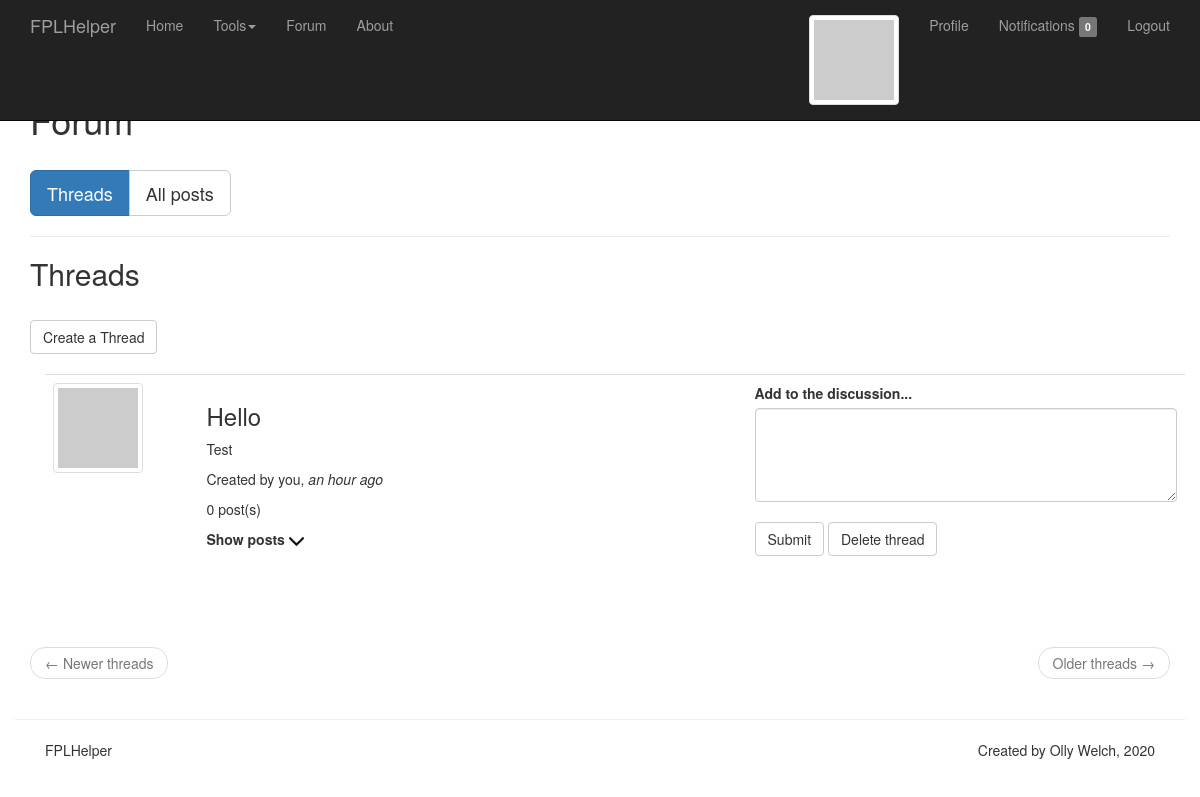
Page /forum/index (signed in) on the committed database.
### app/models.py (models this page shows, shortened)
class Thread(db.Model):
    id = db.Column(db.Integer, primary_key=True)
    name = db.Column(db.String(100))
    body = db.Column(db.String(256))
    timestamp = db.Column(db.DateTime, index=True, default=datetime.utcnow)
    user_id = db.Column(db.Integer, db.ForeignKey('user.id'))
    posts = db.relationship('Post', backref='posts', lazy='dynamic')
    language = db.Column(db.String(5))

### app/blueprints/forum/routes.py (the view, shortened to what this page needs)
@bp.route('/index', methods=['GET', 'POST'])
def index():
    page = request.args.get('page', 1, type=int)
    threads = Thread.query.order_by(Thread.timestamp.desc()).paginate(
        page, current_app.config['THREADS_PER_PAGE_FORUM'], False)
    next_url = url_for('forum.index', page=threads.next_num) \
        if threads.has_next else None
    prev_url = url_for('forum.index', page=threads.prev_num) \
        if threads.has_prev else None
    form = ThreadForm()
    return render_template('forum/index.html', threads=threads.items, next_url=next_url, prev_url=prev_url, form=form,
                           title='Forum')

### app/blueprints/forum/forms.py
class ThreadForm(FlaskForm):
    thread_name = TextAreaField('Thread Title', validators=[DataRequired(), Length(min=1, max=100)])
    thread_body = TextAreaField('Description', validators=[DataRequired(), Length(min=1, max=256)])
    submit = SubmitField('Submit')

### app/models.py (called while the page is built)
@login.user_loader
def load_user(id):
    return User.query.get(int(id))

    def avatar(self, size):
        digest = md5(self.email.lower().encode('utf-8')).hexdigest()
        return 'https://www.gravatar.com/avatar/{}?d=identicon&s={}'.format(
            digest, size)

    def get_new_notifications(self):
        last_read_time = self.last_read_time or datetime(1900, 1, 1)
        return Notification.query.filter_by(user_id=self.id).filter(
            Notification.timestamp > last_read_time).order_by(Notification.timestamp.desc()).all()

### app/templates/forum/index.html (shortened to what this page needs)
{% extends "base.html" %}
{% import 'bootstrap/wtf.html' as wtf %}
{% block app_content %}
<h1>Forum</h1>
<br>
<div class="btn-group" role="group">
    <button id="threads" class="btn btn-lg btn-primary">Threads</button>
    <button id="all_posts" class="btn btn-lg btn-default">All posts</button>
</div>
<hr>
<div id="show_threads">
    <h2>Threads</h2>
    <br>
    <div class="row">
        <div class="col col-md-4" id="createThreadButton">
            {% if current_user.is_anonymous %}
            <p>Want to add to the discussion?</p>
            <a class="btn btn-md btn-default" href="{{ url_for('auth.login') }}" role="button">Login</a>
            <br><br>
            {% else %}
            <button class="btn btn-md btn-default" onclick="show_create_thread_form();">Create a Thread</button>
            {% endif %}
        </div>
    </div>
    <br>
    <div class="container">
        {% for thread in threads %}
        {% include 'forum/_forum_thread.html' %}
        {% endfor %}
    </div>
    <br>
    <nav aria-label="...">
        <ul class="pager">
            <li class="previous{% if not prev_url %} disabled{% endif %}">
                <a href="{{ prev_url or '#' }}">
                    <span aria-hidden="true">&larr;</span> Newer threads
                </a>
            </li>
            <li class="next{% if not next_url %} disabled{% endif %}">
                <a href="{{ next_url or '#' }}">
                    Older threads <span aria-hidden="true">&rarr;</span>
                </a>
            </li>
        </ul>
    </nav>
</div>
{% endblock %}

### app/templates/forum/_forum_thread.html (shortened to what this page needs)
<table class="table table-hover">
        <tr>
            <td width="70px">
                <a href="{{ url_for('profile.profile', username=thread.user.username) }}">
                    <img src="{{ thread.user.avatar(150) }}" class="img img-thumbnail img-responsive" />
                </a>
            </td>
            <td width="250px">
                <div id="thread_name{{ thread.id }}">
                    <h3>{{ thread.name }}</h3>
                </div>
                <p><span id="thread_body{{ thread.id }}">{{ thread.body }}</span></p>
                {% if current_user.username == thread.user.username %}
                <p>Created by you,
                    <i>{{ moment(thread.timestamp).fromNow() }}</i></p>
                {% endif %}
                <p id="count{{ thread.id }}">{{ thread.posts.count() }} post(s)</p>
                <div id="see_more_{{ thread.id }}">
                    <p onclick="get_posts({{ thread.id }});"><b>Show posts
                        <img style="width:15px;height:15px" src="{{ url_for('static', filename='images/down_arrow.png') }}"></b></p>
                </div>
            </td>
            {% if current_user.is_anonymous %}
            {% else %}
            <td class="form-group" width="200px">
                <label for="post_textarea_{{ thread.id }}">Add to the discussion...</label>
                <textarea class="form-control form-control-sm" id="post_textarea_{{ thread.id }}" rows="4"></textarea>
                <br>
                <button type="submit" id="submit_post{{ thread.id }}"
                        onclick="make_post({{ thread.id }});"
                        class="btn btn-default mb-2">Submit</button>
                {% if current_user.username == thread.user.username %}
            <span id="delete{{ thread.id }}">
                <button class="btn btn-md btn-default"
                        onclick="delete_thread({{ thread.id }});">
                    Delete thread</button>
            </span>
            {% endif %}
            </td>
            {% endif %}
        </tr>
 </table>
<br>

### rows in the picture
Thread: name "Hello", body "Test", timestamp "an hour ago", posts.count "0"

### other values in the picture
{{ current_user.get_new_notifications() | length }} "0"
